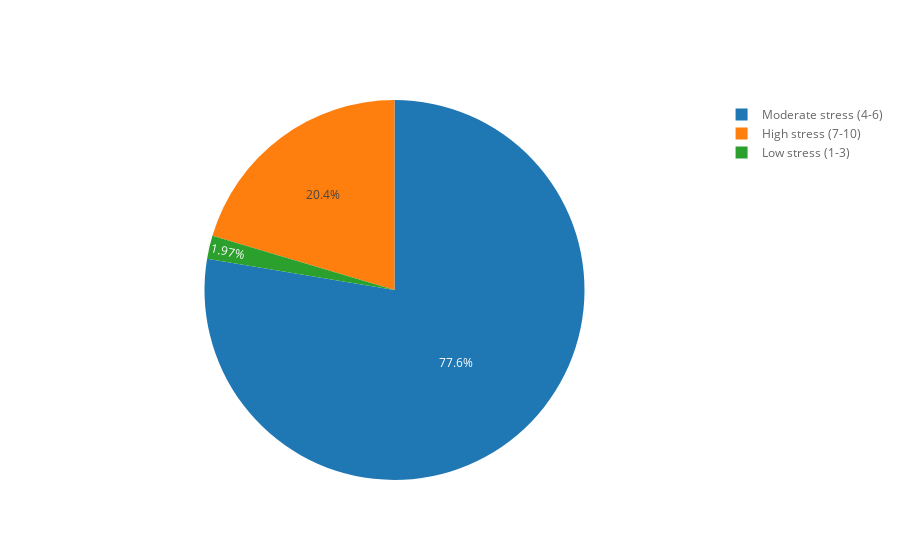

Source (notebook cell):
### Code cell
#stress level pie chart visualization
stress_counts.iplot(kind='pie',labels='Stress Category',values='count')
#MOderate stress level is most common among students

### Figure 1 — Plotly figure (JSON) as saved in the notebook; plotly's stock layout.template omitted (floating-point values rounded to 4 significant figures)
{"data": [{"labels": ["Moderate stress (4-6)", "High stress (7-10)", "Low stress (1-3)"], "marker": {"colors": ["rgba(226, 74, 51, np.float64(1.0))", "rgba(62, 111, 176, np.float64(1.0))", "rgba(132, 118, 202, np.float64(1.0))"]}, "name": "", "type": "pie", "values": [590, 155, 15]}], "layout": {"legend": {"bgcolor": "#FFFFFF", "font": {"color": "#666666"}}, "paper_bgcolor": "#FFFFFF", "plot_bgcolor": "#E5E5E5", "titlefont": {"color": "#151516"}}}
